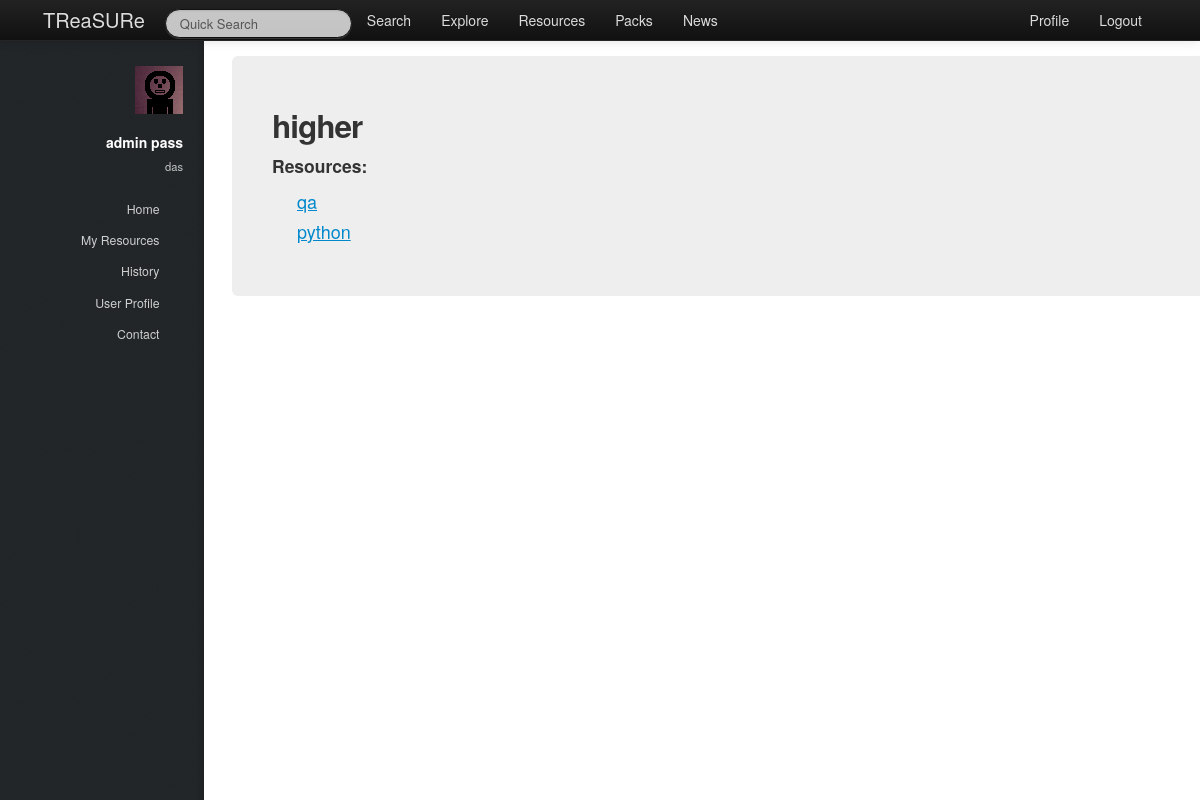
The app's page /treasure/tags/3/ (signed in), older data.
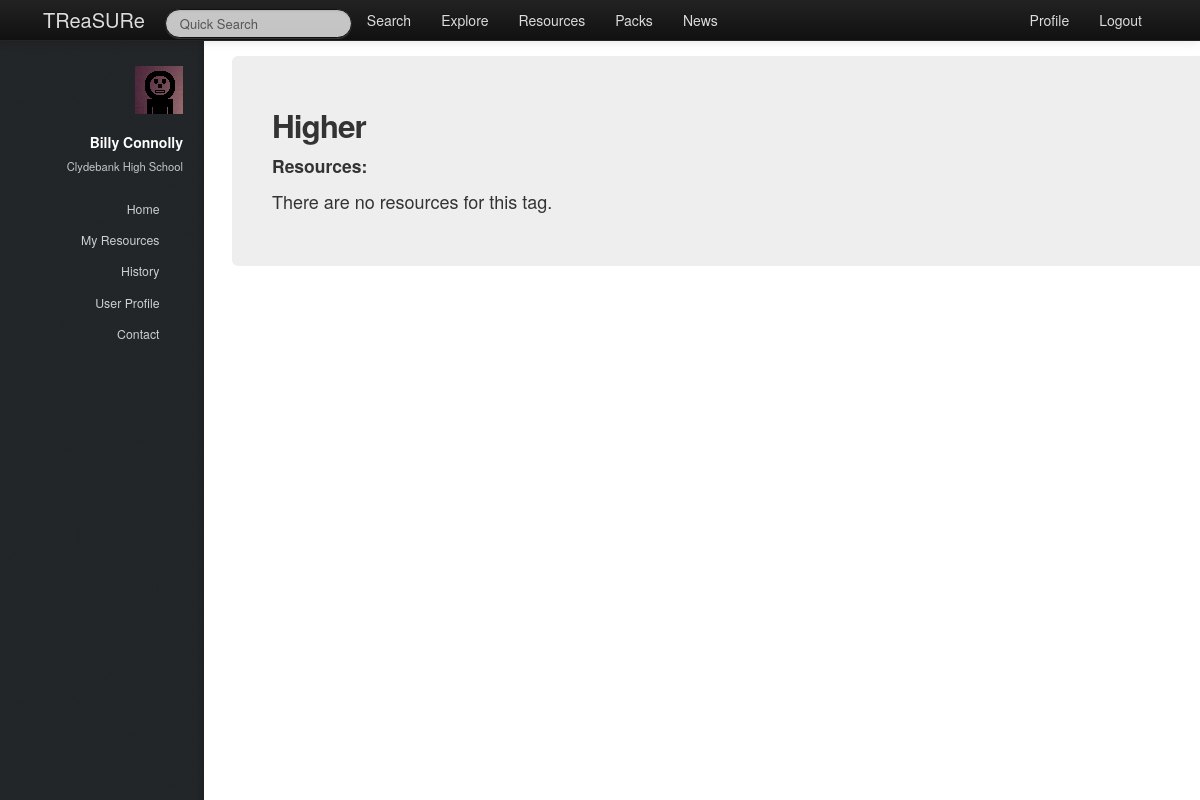
The same page, newer data.
### treasure/models.py (models this page shows, shortened)
class Teacher(models.Model):
    user = models.OneToOneField(User)
    firstname = models.CharField(max_length=128)
    surname = models.CharField(max_length=128)
    school = models.ForeignKey(School, null=True)
    hubs = models.ManyToManyField(Hub, null=True)

class School(models.Model):
    name = models.CharField(max_length=128)
    town = models.CharField(max_length=128)
    address = models.TextField()
    latitude = models.FloatField()
    longitude = models.FloatField()
    def __unicode__(self):
        return self.name

class Tag(models.Model):
    name = models.CharField(max_length=128)
    TAGTYPES = (
        ('0', 'level'),
        ('1', 'topic'),
        ('2', 'other'),
    )
    type = models.CharField(max_length=1, choices=TAGTYPES)

class Resource(models.Model):
    name = models.CharField(max_length=128)
    tree = models.TextField(null=True)#todo {properly implement tree generation}
    author = models.ForeignKey(Teacher)
    tags = models.ManyToManyField(Tag, null=True)
    packs = models.ManyToManyField(Pack, null=True, blank=True)
    description = models.TextField()

### treasure/views.py (the view)
# urls.py: url(r'^tags/(?P<tag_id>\w+)/$', views.tag, name='tag'),
@login_required
def tag(request, tag_id):
    context = RequestContext(request)
    context_dict = sidebar(request)
    try:
        this_tag = Tag.objects.get(id=tag_id)
        context_dict['tagged_resources'] = Resource.objects.filter(tags__id=tag_id)
        context_dict['tag'] = this_tag
    except Hub.DoesNotExist:
        pass
    return render_to_response('treasure/tag.html', context_dict, context)

### treasure/views.py (called while the page is built)
def sidebar(request):
    context_dict = {}
    try:
        userid = request.user.id
        teacher = Teacher.objects.get(user = userid)
        context_dict['user_firstname'] = teacher.firstname
        context_dict['user_surname'] = teacher.surname
        context_dict['user_school'] = teacher.school
    except Teacher.DoesNotExist:
        context_dict['user_firstname'] = ""
        context_dict['user_surname'] = ""
        context_dict['school'] = ""
    return context_dict

### templates/treasure/tag.html (shortened to what this page needs)
{% extends 'treasure/base.html' %}
{% load static %}
{% block body_block %}
<div class="hero-unit">
    {% if tag %}
        <div class="row-fluid">
		    <h2>{{ tag.name}}</h2>
		    <h4>Resources:</h4>
		    {% if tagged_resources %}
		        <ul>
		        {% for resource in tagged_resources %}
		            <li><a href="/../treasure/resource/{{ resource.id }}">{{ resource.name }}</a></li>
		        {% endfor %}
		        </ul>
		    {% else %}
		        <p>There are no resources for this tag.</p>
		    {% endif %}
	    </div>
    {% else %}
        <h2>No Tag At This URL.</h2>
    {% endif %}
</div>
{% endblock %}

### templates/treasure/base.html (shortened to what this page needs)
<!DOCTYPE html>
{% load static %}
<html>
    <head>
		<link rel="stylesheet" href="http://cdn.datatables.net/1.10.2/css/jquery.dataTables.min.css"></style>
        <link href="{% static 'css/bootstrap-fluid-adj.css' %}" rel="stylesheet">
        <link href="{% static 'sidebar/css/main.css' %}" rel="stylesheet">
        <link href="{% static 'css/bootstrap.min.css' %}" rel="stylesheet" media="screen">
        <link rel="stylesheet" href="http://getbootstrap.com/examples/sticky-footer-navbar/sticky-footer-navbar.css">
        <link href="{% static 'css/bootstrap-responsive.css' %}" rel="stylesheet">
        <link href="{% static 'css/treasure.css' %}" rel="stylesheet">
    </head>
    <body>
        <div class="navbar navbar-inverse navbar-fixed-top">
           <div class="navbar-inner">
               <div class="container">
                   <a class="brand" href="/treasure/">TReaSURe</a>
                   <div class="nav-collapse collapse">
                       <ul class="nav pull-right">
                            {% if user.is_authenticated %}
                                <li><a href="/treasure/profile">Profile</a></li>
                            	<li><a href="/treasure/logout">Logout</a></li>
                            {% else %}
                            	<li><a href="/treasure/login">Login</a></li>
                            	<li><a href="/treasure/register">Register</a></li>
                            {% endif %}
                       </ul>
                       <ul class="nav">
                       {% if user.is_authenticated %}
                           <form class="navbar-search pull-left" action="">
						 		<input class="search-query span2" placeholder="Quick Search" type="text">
						   </form>
                           <li><a href="/treasure/search">Search</a></li>
                           <li><a href="/treasure/explore">Explore</a></li>
                           <li><a href="/treasure/resources">Resources</a></li>
                           <li><a href="/treasure/packs">Packs</a></li>
                       {% endif %}
                           <li><a href="/treasure/about">News</a></li>
                       </ul>
                   </div>
               </div>
           </div>
        </div>
        <div>
				<div id="header">
					<div class="top">
                       {% if user.is_authenticated %}
							<div id="logo">
								<span class="image avatar48"><img src="{% static 'images/avatar.jpg' %}" alt="user avatar" /></span>
								<h1 id="title">{{ user_firstname }} {{ user_surname }}</h1>
								<p>{{ user_school }}</p>
							</div>
	                   {% endif %}
                        <nav id="nav">
							<ul>
								{% if user.is_authenticated %}
									<li><a href="/treasure/" id="home-link" class="skel-layers-ignoreHref"><span>Home</span></a></li>
									<li><a href="/treasure/resources" class="skel-layers-ignoreHref"><span>My Resources</span></a></li>
									<li><a href="/treasure/about" class="skel-layers-ignoreHref"><span>History</span></a></li>
									<li><a href="/treasure/profile" class="skel-layers-ignoreHref"><span>User Profile</span></a></li>
									<li><a href="#contact" class="skel-layers-ignoreHref"><span>Contact</span></a></li>
								{% else %}
									<li><a href="/treasure/login"><span>Login</span></a></li>
									<li><a href="/treasure/register" class="skel-layers-ignoreHref"><span>Register</span></a></li>
								{% endif %}
							</ul>
						</nav>
					</div>
				</div>
			<div id="main">
				<section id="MainPage">
                    <div class="container">
                        {% block body_block%}{% endblock%}
                    </div>
                </section>
            </div>
        </div>
    </body>
</html>

Row changes from the older to the newer data that the page shows:
removed Teacher: firstname "admin", surname "pass"
removed Resource: name "qa"
removed Resource: name "python"
now on this page (row edited): Teacher: firstname "Billy", surname "Connolly"
changed School: name "das" → "Clydebank High School"
changed Tag: name "higher" → "Higher"
Text that changed along with them:
text now shown: "There are no resources for this tag."
